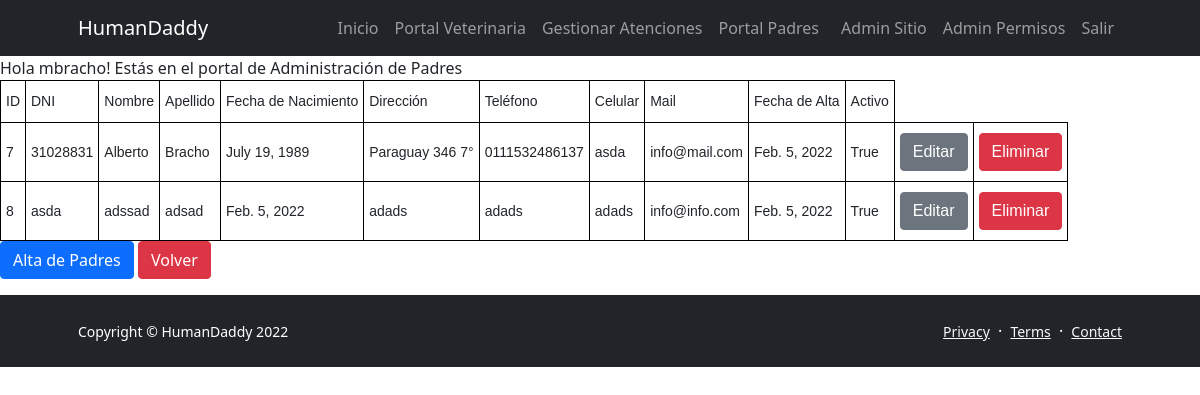
The app's page /siteAdmin/daddies/ (signed in), older data.
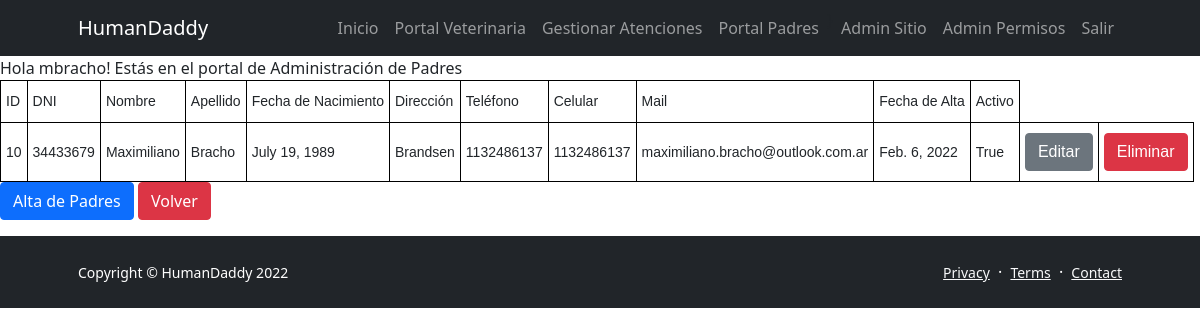
The same page, newer data.
### MyDaddy/models.py (models this page shows)
class Daddy(Person):
    user_id=models.IntegerField(null=True)

### SiteAdmin/views.py (the view)
# urls.py: path('daddies/',views.manageDaddies, name="Gestión de Padres"),
def manageDaddies(request):
    daddies = Daddy.objects.all()
    v_context = {"daddies":daddies}
    return render(request, 'SiteAdmin/manageDaddies.html',v_context)

### SiteAdmin/templatetags/site_commons.py (called while the page is built)
@register.filter(name='has_group')
def has_group(user, group_name):
    group =  Group.objects.get(name=group_name)
    return group in user.groups.all()

### templates/SiteAdmin/manageDaddies.html (shortened to what this page needs)
{% extends 'base.html' %}
{% block content %}
{% if user.is_authenticated %}
  Hola {{ user.username }}!
  Estás en el portal de Administración de Padres
  <table class="tg">
    <tr>
        <th>ID</th>
        <th>DNI</th>
        <th>Nombre</th>
        <th>Apellido</th>
        <th>Fecha de Nacimiento</th>
        <th>Dirección</th>
        <th>Teléfono</th>
        <th>Celular</th>
        <th>Mail</th>
        <th>Fecha de Alta</th>
        <th>Activo</th>
    </tr>
    {% for d in daddies %}
      <tr>
          <td>{{d.id}}</td>
          <td>{{d.person_id}}</td>
          <td>{{d.name}}</td>
          <td>{{d.surname}}</td>
          <td>{{d.birthdate}}</td>
          <td>{{d.address}}</td>
          <td>{{d.phone}}</td>
          <td>{{d.cellphone}}</td>
          <td>{{d.mail}}</td>
          <td>{{d.creation_date}}</td>
          <td>{{d.active}}</td>
          <td><button onclick="open_modal('{% url 'Editar Padres' d.id %}')" class="btn btn-secondary">Editar</button></td>
          <td><button onclick= "location.href='{% url 'Eliminar Padres' d.id %}'" class="btn btn-danger">Eliminar</button></td>
      </tr>
    {% endfor %}
  </table>
  <p>
    <button onclick="open_modal('{% url 'Alta de Padres'%}')" class="btn btn-primary">Alta de Padres</button>
    <button onclick= "location.href='{% url 'Gestión de Plataforma' %}'" class="btn btn-danger">Volver</button>
  </p>
{% endif %}
{% endblock content %}

Row changes from the older to the newer data that the page shows:
removed Daddy: id "7", person_id "31028831", name "Alberto", surname "Bracho", birthdate "July 19, 1989", address "Paraguay 346 7°", phone "0111532486137", cellphone "asda", mail "info@mail.com", creation_date "Feb. 5, 2022", active "True"
removed Daddy: id "8", person_id "asda", name "adssad", surname "adsad", birthdate "Feb. 5, 2022", address "adads", phone "adads", cellphone "adads", mail "info@info.com", creation_date "Feb. 5, 2022", active "True"
added Daddy: id "10", person_id "34433679", name "Maximiliano", surname "Bracho", birthdate "July 19, 1989", address "Brandsen", phone "1132486137", cellphone "1132486137", mail "maximiliano.bracho@outlook.com.ar", creation_date "Feb. 6, 2022", active "True"
